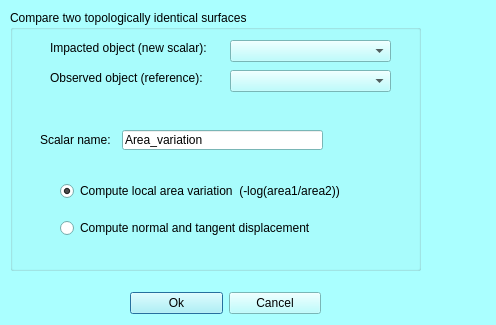
<?xml version="1.0" encoding="UTF-8"?>
<ui version="4.0">
 <class>mqC2SDialog</class>
 <widget class="QDialog" name="mqC2SDialog">
  <property name="geometry">
   <rect>
    <x>0</x>
    <y>0</y>
    <width>496</width>
    <height>325</height>
   </rect>
  </property>
  <property name="palette">
   <palette>
    <active>
     <colorrole role="WindowText">
      <brush brushstyle="SolidPattern">
       <color alpha="255">
        <red>0</red>
        <green>0</green>
        <blue>0</blue>
       </color>
      </brush>
     </colorrole>
     <colorrole role="Button">
      <brush brushstyle="SolidPattern">
       <color alpha="255">
        <red>170</red>
        <green>255</green>
        <blue>255</blue>
       </color>
      </brush>
     </colorrole>
     <colorrole role="Light">
      <brush brushstyle="SolidPattern">
       <color alpha="255">
        <red>255</red>
        <green>255</green>
        <blue>255</blue>
       </color>
      </brush>
     </colorrole>
     <colorrole role="Midlight">
      <brush brushstyle="SolidPattern">
       <color alpha="255">
        <red>212</red>
        <green>255</green>
        <blue>255</blue>
       </color>
      </brush>
     </colorrole>
     <colorrole role="Dark">
      <brush brushstyle="SolidPattern">
       <color alpha="255">
        <red>85</red>
        <green>127</green>
        <blue>127</blue>
       </color>
      </brush>
     </colorrole>
     <colorrole role="Mid">
      <brush brushstyle="SolidPattern">
       <color alpha="255">
        <red>113</red>
        <green>170</green>
        <blue>170</blue>
       </color>
      </brush>
     </colorrole>
     <colorrole role="Text">
      <brush brushstyle="SolidPattern">
       <color alpha="255">
        <red>0</red>
        <green>0</green>
        <blue>0</blue>
       </color>
      </brush>
     </colorrole>
     <colorrole role="BrightText">
      <brush brushstyle="SolidPattern">
       <color alpha="255">
        <red>255</red>
        <green>255</green>
        <blue>255</blue>
       </color>
      </brush>
     </colorrole>
     <colorrole role="ButtonText">
      <brush brushstyle="SolidPattern">
       <color alpha="255">
        <red>0</red>
        <green>0</green>
        <blue>0</blue>
       </color>
      </brush>
     </colorrole>
     <colorrole role="Base">
      <brush brushstyle="SolidPattern">
       <color alpha="255">
        <red>255</red>
        <green>255</green>
        <blue>255</blue>
       </color>
      </brush>
     </colorrole>
     <colorrole role="Window">
      <brush brushstyle="SolidPattern">
       <color alpha="255">
        <red>170</red>
        <green>255</green>
        <blue>255</blue>
       </color>
      </brush>
     </colorrole>
     <colorrole role="Shadow">
      <brush brushstyle="SolidPattern">
       <color alpha="255">
        <red>0</red>
        <green>0</green>
        <blue>0</blue>
       </color>
      </brush>
     </colorrole>
     <colorrole role="AlternateBase">
      <brush brushstyle="SolidPattern">
       <color alpha="255">
        <red>212</red>
        <green>255</green>
        <blue>255</blue>
       </color>
      </brush>
     </colorrole>
     <colorrole role="ToolTipBase">
      <brush brushstyle="SolidPattern">
       <color alpha="255">
        <red>255</red>
        <green>255</green>
        <blue>220</blue>
       </color>
      </brush>
     </colorrole>
     <colorrole role="ToolTipText">
      <brush brushstyle="SolidPattern">
       <color alpha="255">
        <red>0</red>
        <green>0</green>
        <blue>0</blue>
       </color>
      </brush>
     </colorrole>
    </active>
    <inactive>
     <colorrole role="WindowText">
      <brush brushstyle="SolidPattern">
       <color alpha="255">
        <red>0</red>
        <green>0</green>
        <blue>0</blue>
       </color>
      </brush>
     </colorrole>
     <colorrole role="Button">
      <brush brushstyle="SolidPattern">
       <color alpha="255">
        <red>170</red>
        <green>255</green>
        <blue>255</blue>
       </color>
      </brush>
     </colorrole>
     <colorrole role="Light">
      <brush brushstyle="SolidPattern">
       <color alpha="255">
        <red>255</red>
        <green>255</green>
        <blue>255</blue>
       </color>
      </brush>
     </colorrole>
     <colorrole role="Midlight">
      <brush brushstyle="SolidPattern">
       <color alpha="255">
        <red>212</red>
        <green>255</green>
        <blue>255</blue>
       </color>
      </brush>
     </colorrole>
     <colorrole role="Dark">
      <brush brushstyle="SolidPattern">
       <color alpha="255">
        <red>85</red>
        <green>127</green>
        <blue>127</blue>
       </color>
      </brush>
     </colorrole>
     <colorrole role="Mid">
      <brush brushstyle="SolidPattern">
       <color alpha="255">
        <red>113</red>
        <green>170</green>
        <blue>170</blue>
       </color>
      </brush>
     </colorrole>
     <colorrole role="Text">
      <brush brushstyle="SolidPattern">
       <color alpha="255">
        <red>0</red>
        <green>0</green>
        <blue>0</blue>
       </color>
      </brush>
     </colorrole>
     <colorrole role="BrightText">
      <brush brushstyle="SolidPattern">
       <color alpha="255">
        <red>255</red>
        <green>255</green>
        <blue>255</blue>
       </color>
      </brush>
     </colorrole>
     <colorrole role="ButtonText">
      <brush brushstyle="SolidPattern">
       <color alpha="255">
        <red>0</red>
        <green>0</green>
        <blue>0</blue>
       </color>
      </brush>
     </colorrole>
     <colorrole role="Base">
      <brush brushstyle="SolidPattern">
       <color alpha="255">
        <red>255</red>
        <green>255</green>
        <blue>255</blue>
       </color>
      </brush>
     </colorrole>
     <colorrole role="Window">
      <brush brushstyle="SolidPattern">
       <color alpha="255">
        <red>170</red>
        <green>255</green>
        <blue>255</blue>
       </color>
      </brush>
     </colorrole>
     <colorrole role="Shadow">
      <brush brushstyle="SolidPattern">
       <color alpha="255">
        <red>0</red>
        <green>0</green>
        <blue>0</blue>
       </color>
      </brush>
     </colorrole>
     <colorrole role="AlternateBase">
      <brush brushstyle="SolidPattern">
       <color alpha="255">
        <red>212</red>
        <green>255</green>
        <blue>255</blue>
       </color>
      </brush>
     </colorrole>
     <colorrole role="ToolTipBase">
      <brush brushstyle="SolidPattern">
       <color alpha="255">
        <red>255</red>
        <green>255</green>
        <blue>220</blue>
       </color>
      </brush>
     </colorrole>
     <colorrole role="ToolTipText">
      <brush brushstyle="SolidPattern">
       <color alpha="255">
        <red>0</red>
        <green>0</green>
        <blue>0</blue>
       </color>
      </brush>
     </colorrole>
    </inactive>
    <disabled>
     <colorrole role="WindowText">
      <brush brushstyle="SolidPattern">
       <color alpha="255">
        <red>85</red>
        <green>127</green>
        <blue>127</blue>
       </color>
      </brush>
     </colorrole>
     <colorrole role="Button">
      <brush brushstyle="SolidPattern">
       <color alpha="255">
        <red>170</red>
        <green>255</green>
        <blue>255</blue>
       </color>
      </brush>
     </colorrole>
     <colorrole role="Light">
      <brush brushstyle="SolidPattern">
       <color alpha="255">
        <red>255</red>
        <green>255</green>
        <blue>255</blue>
       </color>
      </brush>
     </colorrole>
     <colorrole role="Midlight">
      <brush brushstyle="SolidPattern">
       <color alpha="255">
        <red>212</red>
        <green>255</green>
        <blue>255</blue>
       </color>
      </brush>
     </colorrole>
     <colorrole role="Dark">
      <brush brushstyle="SolidPattern">
       <color alpha="255">
        <red>85</red>
        <green>127</green>
        <blue>127</blue>
       </color>
      </brush>
     </colorrole>
     <colorrole role="Mid">
      <brush brushstyle="SolidPattern">
       <color alpha="255">
        <red>113</red>
        <green>170</green>
        <blue>170</blue>
       </color>
      </brush>
     </colorrole>
     <colorrole role="Text">
      <brush brushstyle="SolidPattern">
       <color alpha="255">
        <red>85</red>
        <green>127</green>
        <blue>127</blue>
       </color>
      </brush>
     </colorrole>
     <colorrole role="BrightText">
      <brush brushstyle="SolidPattern">
       <color alpha="255">
        <red>255</red>
        <green>255</green>
        <blue>255</blue>
       </color>
      </brush>
     </colorrole>
     <colorrole role="ButtonText">
      <brush brushstyle="SolidPattern">
       <color alpha="255">
        <red>85</red>
        <green>127</green>
        <blue>127</blue>
       </color>
      </brush>
     </colorrole>
     <colorrole role="Base">
      <brush brushstyle="SolidPattern">
       <color alpha="255">
        <red>170</red>
        <green>255</green>
        <blue>255</blue>
       </color>
      </brush>
     </colorrole>
     <colorrole role="Window">
      <brush brushstyle="SolidPattern">
       <color alpha="255">
        <red>170</red>
        <green>255</green>
        <blue>255</blue>
       </color>
      </brush>
     </colorrole>
     <colorrole role="Shadow">
      <brush brushstyle="SolidPattern">
       <color alpha="255">
        <red>0</red>
        <green>0</green>
        <blue>0</blue>
       </color>
      </brush>
     </colorrole>
     <colorrole role="AlternateBase">
      <brush brushstyle="SolidPattern">
       <color alpha="255">
        <red>170</red>
        <green>255</green>
        <blue>255</blue>
       </color>
      </brush>
     </colorrole>
     <colorrole role="ToolTipBase">
      <brush brushstyle="SolidPattern">
       <color alpha="255">
        <red>255</red>
        <green>255</green>
        <blue>220</blue>
       </color>
      </brush>
     </colorrole>
     <colorrole role="ToolTipText">
      <brush brushstyle="SolidPattern">
       <color alpha="255">
        <red>0</red>
        <green>0</green>
        <blue>0</blue>
       </color>
      </brush>
     </colorrole>
    </disabled>
   </palette>
  </property>
  <property name="windowTitle">
   <string>Compare 2 surface having the same topology</string>
  </property>
  <widget class="QWidget" name="layoutWidget">
   <property name="geometry">
    <rect>
     <x>130</x>
     <y>290</y>
     <width>191</width>
     <height>26</height>
    </rect>
   </property>
   <layout class="QHBoxLayout" name="horizontalLayout_2">
    <item>
     <widget class="QPushButton" name="ok">
      <property name="text">
       <string>Ok</string>
      </property>
     </widget>
    </item>
    <item>
     <widget class="QPushButton" name="cancel">
      <property name="text">
       <string>Cancel</string>
      </property>
     </widget>
    </item>
   </layout>
  </widget>
  <widget class="QGroupBox" name="groupBox">
   <property name="geometry">
    <rect>
     <x>10</x>
     <y>10</y>
     <width>411</width>
     <height>261</height>
    </rect>
   </property>
   <property name="title">
    <string>Compare two topologically identical surfaces</string>
   </property>
   <widget class="QComboBox" name="impactedObject">
    <property name="geometry">
     <rect>
      <x>220</x>
      <y>30</y>
      <width>161</width>
      <height>22</height>
     </rect>
    </property>
   </widget>
   <widget class="QLabel" name="label_9">
    <property name="geometry">
     <rect>
      <x>40</x>
      <y>30</y>
      <width>161</width>
      <height>16</height>
     </rect>
    </property>
    <property name="text">
     <string>&lt;html&gt;&lt;head/&gt;&lt;body&gt;&lt;p&gt;Impacted object (new scalar):&lt;/p&gt;&lt;/body&gt;&lt;/html&gt;</string>
    </property>
   </widget>
   <widget class="QComboBox" name="observedObject">
    <property name="geometry">
     <rect>
      <x>220</x>
      <y>60</y>
      <width>161</width>
      <height>22</height>
     </rect>
    </property>
   </widget>
   <widget class="QLabel" name="label_10">
    <property name="geometry">
     <rect>
      <x>40</x>
      <y>60</y>
      <width>161</width>
      <height>16</height>
     </rect>
    </property>
    <property name="text">
     <string>&lt;html&gt;&lt;head/&gt;&lt;body&gt;&lt;p&gt;Observed object (reference):&lt;/p&gt;&lt;/body&gt;&lt;/html&gt;</string>
    </property>
   </widget>
   <widget class="QWidget" name="verticalLayoutWidget">
    <property name="geometry">
     <rect>
      <x>50</x>
      <y>160</y>
      <width>351</width>
      <height>81</height>
     </rect>
    </property>
    <layout class="QVBoxLayout" name="verticalLayout">
     <item>
      <widget class="QRadioButton" name="area">
       <property name="text">
        <string>Compute local area variation  (-log(area1/area2))</string>
       </property>
       <property name="checked">
        <bool>true</bool>
       </property>
      </widget>
     </item>
     <item>
      <widget class="QRadioButton" name="normal">
       <property name="text">
        <string>Compute normal and tangent displacement</string>
       </property>
      </widget>
     </item>
    </layout>
   </widget>
   <widget class="QLineEdit" name="scalarName">
    <property name="geometry">
     <rect>
      <x>112</x>
      <y>120</y>
      <width>201</width>
      <height>20</height>
     </rect>
    </property>
    <property name="text">
     <string>Area_variation</string>
    </property>
   </widget>
   <widget class="QLabel" name="label_8">
    <property name="geometry">
     <rect>
      <x>30</x>
      <y>120</y>
      <width>71</width>
      <height>21</height>
     </rect>
    </property>
    <property name="text">
     <string>&lt;html&gt;&lt;head/&gt;&lt;body&gt;&lt;p&gt;Scalar name:&lt;/p&gt;&lt;/body&gt;&lt;/html&gt;</string>
    </property>
   </widget>
  </widget>
 </widget>
 <resources>
  <include location="../Icons/icons.qrc"/>
  <include location="../Icons/icons.qrc"/>
 </resources>
 <connections/>
</ui>
